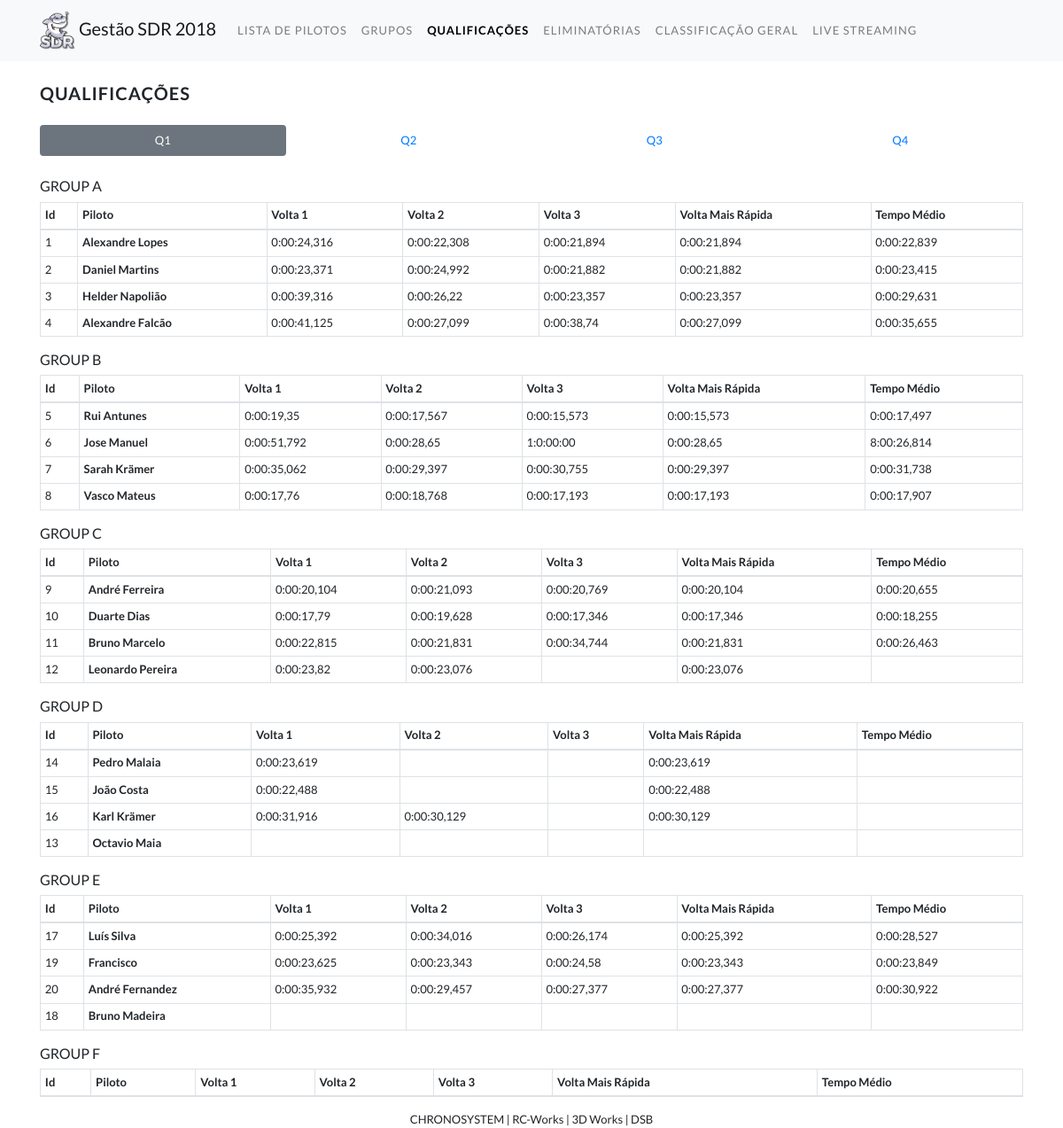
/qualification.php, run on the app's committed database.
### tables this page shows
CREATE TABLE "Groups" ( `Id` INTEGER NOT NULL PRIMARY KEY AUTOINCREMENT, `Name` TEXT );

### qualification.php (the view, shortened to what this page needs)
<?php
   	$db = new MyDB();
   	$round = 'Q1';
?>
<!doctype html>
<html lang="en">
  <head>
    <link rel="stylesheet" href="https://stackpath.bootstrapcdn.com/bootstrap/4.1.3/css/bootstrap.min.css">
    <link rel="stylesheet" href="css/style.css"/>
  </head>
  <body>
  	<nav class="navbar navbar-expand-lg navbar-light bg-light">
  		<div class="container">
	  		<a class="navbar-brand mb-0 h1" href="index.php"><img src="images/logo.png" width="40" /> Gestão SDR 2018</a>
		  	<div class="collapse navbar-collapse" id="navbarNav">
		  		<ul class="navbar-nav">
		  			<li class="nav-item">
			        	<a class="nav-link" href="index.php">LISTA DE PILOTOS <span class="sr-only">(current)</span></a>
			      	</li>
			      	<li class="nav-item">
			        	<a class="nav-link" href="groups.php">GRUPOS</a>
			      	</li>
			      		<li class="nav-item active">
			        	<a class="nav-link" href="qualification.php">QUALIFICAÇÕES</a>
			      	</li>
			      	<li class="nav-item">
			        	<a class="nav-link" href="elimination.php">ELIMINATÓRIAS</a>
			      	</li>
			      	<li class="nav-item">
			        	<a class="nav-link" href="ranking.php">CLASSIFICAÇÃO GERAL</a>
			      	</li>
			      	<li class="nav-item">
			        	<a class="nav-link" href="youtube.php">LIVE STREAMING</a>
			      	</li>
		  		</ul>
		  	</div>
	  	</div>
	</nav>
    <div class="container mt-4">
    	<h5 class="mb-4 title"><strong>QUALIFICAÇÕES</strong></h5>
    	<div class="navigations sticky-top">
	    	<ul class="nav nav-pills nav-fill mb-4">
	    		<?php
			    	$rounds = $db->query("SELECT distinct re.Name FROM RaceEvents re where re.Name not in ('R','S','F')");
			    	while($r = $rounds->fetchArray(SQLITE3_ASSOC) ){
			    ?>
			    	<li class="nav-item">
						<a class="nav-link <?= ($round==$r["Name"]) ? 'active' : '' ?>" href="?q=<?= $r["Name"] ?>"><?= $r["Name"] ?>
						</a>
					</li>
			    <?php
		    		}
			    ?>
			</ul>
		</div>
		<?php
	    	$result = $db->query("SELECT distinct G.*,count(re.Id) FROM Groups G inner join RaceEvents re on re.group_id = G.Id WHERE re.Name='".$round."' group by G.Id, G.Name");
	    	while($row = $result->fetchArray(SQLITE3_ASSOC) ){
	    ?>
	    	<h6 class="text-uppercase"><?= $row["Name"] ?></h6>
	    	<table class="table table-bordered table-sm table-hover">
				<thead>
					<tr>
						<th scope="col">Id</th>
						<th scope="col">Piloto</th>
						<th scope="col">Volta 1</th>
						<th scope="col">Volta 2</th>
						<th scope="col">Volta 3</th>
						<th scope="col">Volta Mais Rápida</th>
						<th scope="col">Tempo Médio</th>
					</tr>
				</thead>
				<tbody>
					<?php
				    	$lapinfo = $db->query("SELECT L.*,re.Name FROM LapsInfos L INNER JOIN RaceEvents re on L.RaceEventId = re.Id inner join Races r on r.id = re.raceid inner join groups g on g.id = re.group_id join pilots p on p.id = l.pilotid WHERE re.Name='".$round."' AND g.Id = ".$row["Id"]);
				    	while($lap = $lapinfo->fetchArray(SQLITE3_ASSOC) ){
				    ?>
				    	<tr>
				    		<td><?= $lap["PilotId"] ?></td>
				    		<td><strong><?= $lap["PilotName"] ?></strong></td>
				    		<td><?= $lap["Lap1"] ?></td>
				    		<td><?= $lap["Lap2"] ?></td>
				    		<td><?= $lap["Lap3"] ?></td>
				    		<td><?= $lap["BestLapTime"] ?></td>
				    		<td><?= $lap["AvgLapTime"] ?></td>
				    	</tr>
				    <?php
				    	}
					?>
				</tbody>
			</table>
	    <?php
	    	}
	    ?>
    </div>
   <center>CHRONOSYSTEM | RC-Works | 3D Works | DSB</center>
  </body>
</html>

### css/style.css (style rules this page uses)
body { font-family: 'Lato', sans-serif; font-size: 13px; }
.navbar-light .navbar-nav .nav-link { letter-spacing: 1px; }
.navbar-light .navbar-nav .active>.nav-link { color: rgba(0,0,0,1); font-weight: 700; }
.title { font-weight: 300; letter-spacing: 1px; text-transform: uppercase; }
.title > strong { font-weight: 700; margin-right: 5px; }
.nav-pills .nav-link.active { background-color: #6c757d; border-color: #6c757d; }
.navigations { background: #fff; }

### data on the page
groups: Name "GROUP A", PilotId "1", PilotName "Alexandre Lopes", Lap1 "0:00:24,316", Lap2 "0:00:22,308", Lap3 "0:00:21,894", BestLapTime "0:00:21,894", AvgLapTime "0:00:22,839", PilotId "2", PilotName "Daniel Martins", Lap1 "0:00:23,371", Lap2 "0:00:24,992", Lap3 "0:00:21,882", BestLapTime "0:00:21,882", AvgLapTime "0:00:23,415", PilotId "3", PilotName "Helder Napolião", Lap1 "0:00:39,316", Lap2 "0:00:26,22", Lap3 "0:00:23,357", BestLapTime "0:00:23,357", AvgLapTime "0:00:29,631", PilotId "4", PilotName "Alexandre Falcão", Lap1 "0:00:41,125", Lap2 "0:00:27,099", Lap3 "0:00:38,74", BestLapTime "0:00:27,099", AvgLapTime "0:00:35,655"
groups: Name "GROUP B", PilotId "5", PilotName "Rui Antunes", Lap1 "0:00:19,35", Lap2 "0:00:17,567", Lap3 "0:00:15,573", BestLapTime "0:00:15,573", AvgLapTime "0:00:17,497", PilotId "6", PilotName "Jose Manuel", Lap1 "0:00:51,792", Lap2 "0:00:28,65", Lap3 "1:0:00:00", BestLapTime "0:00:28,65", AvgLapTime "8:00:26,814", PilotId "7", PilotName "Sarah Krämer", Lap1 "0:00:35,062", Lap2 "0:00:29,397", Lap3 "0:00:30,755", BestLapTime "0:00:29,397", AvgLapTime "0:00:31,738", PilotId "8", PilotName "Vasco Mateus", Lap1 "0:00:17,76", Lap2 "0:00:18,768", Lap3 "0:00:17,193", BestLapTime "0:00:17,193", AvgLapTime "0:00:17,907"
groups: Name "GROUP C", PilotId "9", PilotName "André Ferreira", Lap1 "0:00:20,104", Lap2 "0:00:21,093", Lap3 "0:00:20,769", BestLapTime "0:00:20,104", AvgLapTime "0:00:20,655", PilotId "10", PilotName "Duarte Dias", Lap1 "0:00:17,79", Lap2 "0:00:19,628", Lap3 "0:00:17,346", BestLapTime "0:00:17,346", AvgLapTime "0:00:18,255", PilotId "11", PilotName "Bruno Marcelo", Lap1 "0:00:22,815", Lap2 "0:00:21,831", Lap3 "0:00:34,744", BestLapTime "0:00:21,831", AvgLapTime "0:00:26,463", PilotId "12", PilotName "Leonardo Pereira", Lap1 "0:00:23,82", Lap2 "0:00:23,076", BestLapTime "0:00:23,076"
groups: Name "GROUP D", PilotId "14", PilotName "Pedro Malaia", Lap1 "0:00:23,619", BestLapTime "0:00:23,619", PilotId "15", PilotName "João Costa", Lap1 "0:00:22,488", BestLapTime "0:00:22,488", PilotId "16", PilotName "Karl Krämer", Lap1 "0:00:31,916", Lap2 "0:00:30,129", BestLapTime "0:00:30,129", PilotId "13", PilotName "Octavio Maia"
groups: Name "GROUP E", PilotId "17", PilotName "Luís Silva", Lap1 "0:00:25,392", Lap2 "0:00:34,016", Lap3 "0:00:26,174", BestLapTime "0:00:25,392", AvgLapTime "0:00:28,527", PilotId "19", PilotName "Francisco", Lap1 "0:00:23,625", Lap2 "0:00:23,343", Lap3 "0:00:24,58", BestLapTime "0:00:23,343", AvgLapTime "0:00:23,849", PilotId "20", PilotName "André Fernandez", Lap1 "0:00:35,932", Lap2 "0:00:29,457", Lap3 "0:00:27,377", BestLapTime "0:00:27,377", AvgLapTime "0:00:30,922", PilotId "18", PilotName "Bruno Madeira"
groups: Name "GROUP F"

### other printed values
$r["Name"] "Q1"
$r["Name"] "Q2"
$r["Name"] "Q3"
$r["Name"] "Q4"
